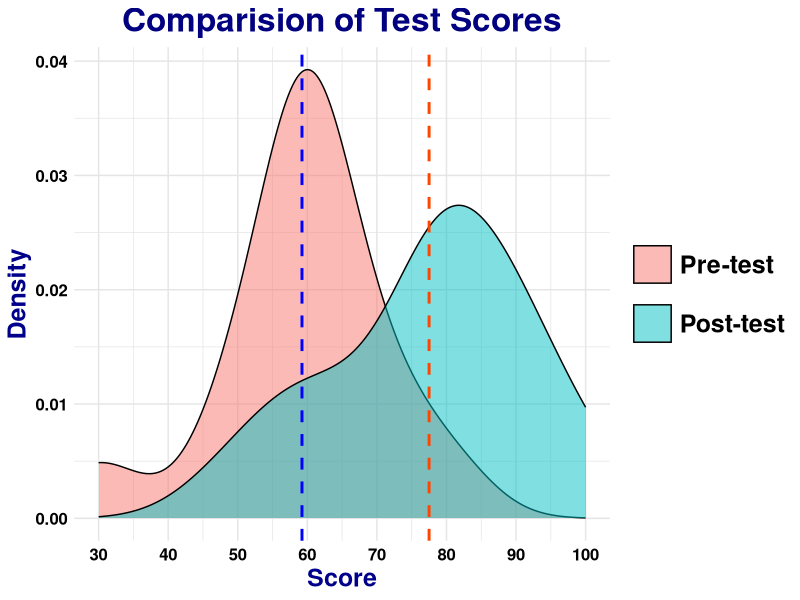
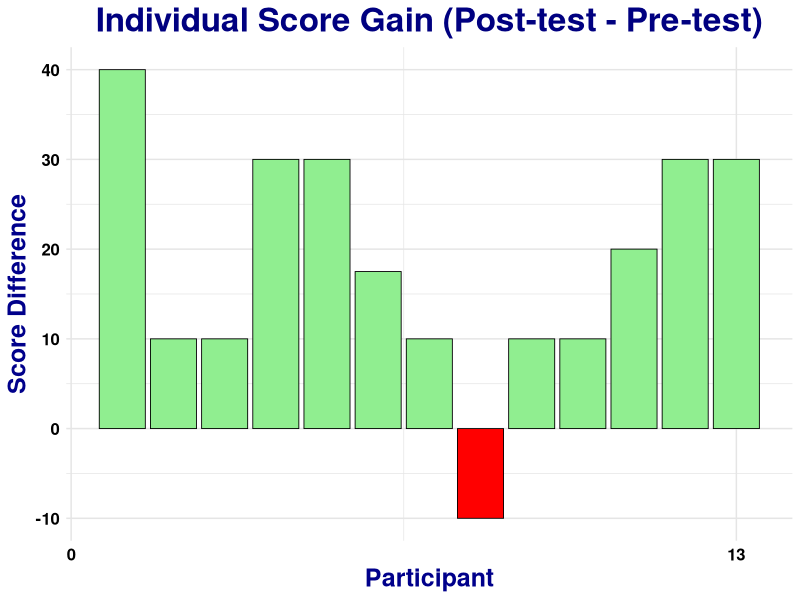
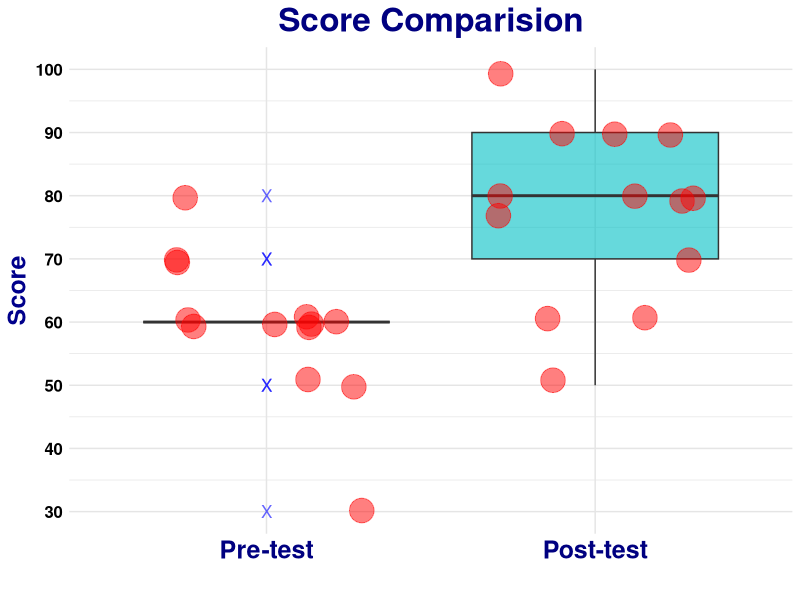
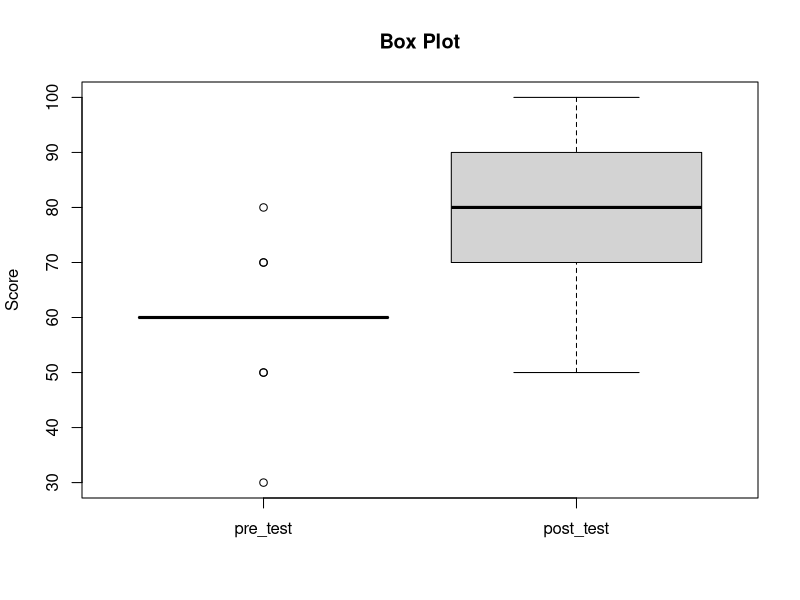
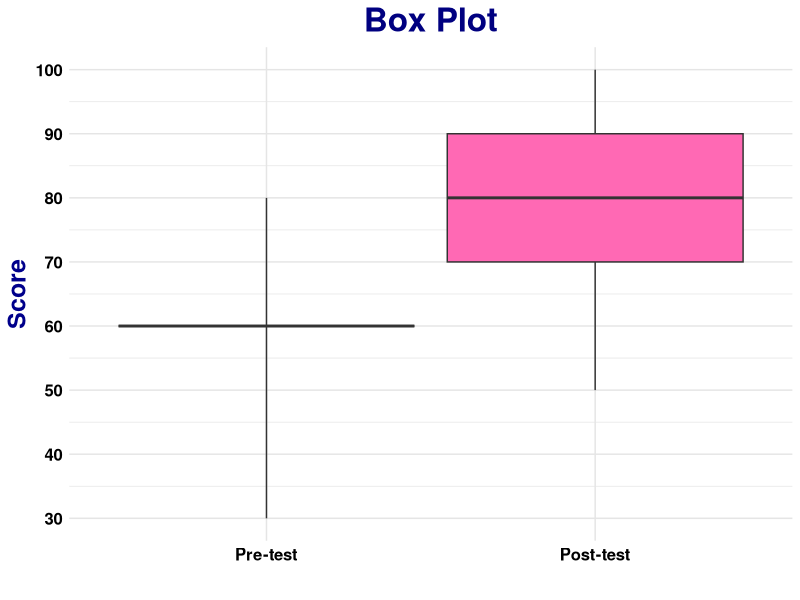

Source code (R) for these figures, in order:
setwd('D:/OneDrive/M&E/Field Programs/PME Training')

if(!require(tidyverse)) install.packages('tidyverse')
if(!require(rstatix)) install.packages('rstatix')
if(!require(readxl)) install.packages('readxl')
if(!require(ggplot2)) install.packages('ggplot2')
if(!require(reshape2)) install.packages('reshape2')
if(!require(dplyr)) install.packages('dplyr')

library(tidyverse)
library(rstatix)
library(readxl)
library(ggplot2)
library(reshape2)
library(dplyr)

data = read_excel('test_results.xlsx', sheet='bhairahawa', na = c("NA", "na", "-", ''))

data$post_test[is.na(data$post_test)] = mean(data$post_test, na.rm = TRUE)
data$pre_test[is.na(data$post_test)] = mean(data$pre_test, na.rm = TRUE)
pre_test_mean = mean(data$pre_test)
post_test_mean = mean(data$post_test)


###Reshape data for plotting

data_long = melt(data = data,
                           id.vars =c('sn', 'venue', 'participant', 'province'),
                           variable.name = 'test',
                           value.name = 'score')
data_long$score = as.numeric(as.character(data_long$score))

###ggplot theme
mytheme = theme_minimal()+
  theme(
  plot.title = element_text(color = 'navy', size = 24, hjust = 0.5, face ='bold'),
  legend.title = element_blank(),
  axis.title = element_text(face = 'bold', color = 'darkblue', size = 18),
  axis.text = element_text(face = 'bold', color ='black', size = 12),
  legend.text = element_text(face = 'bold', size = 18),
  legend.key.height = unit(1, 'cm'), legend.key.width = unit(1, 'cm'),
  legend.key.spacing.y = unit(0.5, 'cm'),
  panel.grid = element_line (color ='grey90'),
  strip.text = element_text(size = 18, color = 'navy', face ='bold')
)

###density plot
ggplot(data_long, aes(x = score, fill = test)) +
  geom_density(alpha = 0.5) +
  labs(title = "Comparision of Test Scores", x = "Score", y = "Density") +
  theme_minimal() +
  scale_fill_discrete(name = "Test Type", labels = c("Pre-test", "Post-test"))+
  geom_vline(aes(xintercept = pre_test_mean), color = "blue", linetype = "dashed", linewidth = 1) +
  geom_vline(aes(xintercept = post_test_mean), color = "orangered", linetype = "dashed", linewidth = 1) +
  scale_x_continuous(breaks =seq(30, 100, 10))+
  #facet_wrap(~venue)+
  mytheme

# Calculate differences
data = data%>%
  mutate(diff = post_test - pre_test,
         color = ifelse(diff >0, 'positive', 'negative'))
# Difference plot 
ggplot(data, aes(x = sn, y = diff, fill = color)) +
  geom_bar(stat = "identity", color ='black', size =0.3)+
  #geom_text(aes(label = round(diff, 2)), vjust = -0.5, color = "black") +
  labs(title = "Individual Score Gain (Post-test - Pre-test)", x = "Participant", y = "Score Difference")+
  theme_minimal() +
  scale_fill_manual (values = c('positive' = 'lightgreen','negative'= 'red'))+
  #facet_wrap(~venue)+
  scale_x_continuous(breaks = seq(0, 13, 13))+
  mytheme+
  theme(legend.position ='none')

###Box plot
ggplot(data_long, aes(x =test, y =score, fill = test))+
  geom_boxplot(outlier.shape ='X', outlier.size = 4, alpha =0.6, outlier.color ='blue')+
  geom_jitter(width = 0.3, size = 8, alpha = 0.5, color = "red")+
  labs(title = 'Score Comparision', x= '', y= 'Score')+
  scale_y_continuous(breaks =seq(30, 100, 10))+
  scale_x_discrete(labels=c('pre_test'= 'Pre-test', 'post_test' ="Post-test"))+
  #facet_wrap(~province)+
  mytheme+
  theme(legend.position = 'none',
        axis.text.x = element_text(color = 'navy', size =18))

###Boxplot with basic r graphics
boxplot(score~test, data =data_long,
         main ='Box Plot', 
         xlab ='',
         ylab ='Score')

###Boxplot mannual style
ggplot(data_long, aes(x = test, y = score, fill = test)) +
  stat_summary(
    fun.data = function(y) {
      return(data.frame(
        y = median(y),
        ymin = min(y),
        lower = quantile(y, 0.25),
        middle = median(y),
        upper = quantile(y, 0.75),
        ymax = max(y) )) },
    geom = "boxplot",
    fill = c("pre_test" = "blue", "post_test" = "hotpink"),
    position = position_dodge(width = 0.8) ) +
  labs(title = 'Box Plot', x = '', y = 'Score') +
  scale_y_continuous(breaks = seq(0, 100, 10)) +
  scale_x_discrete(labels = c("pre_test" = "Pre-test", "post_test" = "Post-test")) +
  mytheme
        
# Group statistics by province
province_stats = data %>%
  group_by(venue) %>%
  summarize(
    n =n(),
    pre_test_mean = mean(pre_test),
    post_test_mean = mean(post_test))
print(province_stats)

#Paired t-test (One tail)
paired_t = t.test(data$post_test, data$pre_test, paired =TRUE, alternative ='greater')
print(paired_t)

wilcox_t = wilcox.test(data$post_test, data$pre_test, paired =TRUE, alternative ='greater') 
print(wilcox_t)


###Getting ready for git-r synch
#Install git in desktop. Register the account online. 

#Git configuration in Terminal
#git config --global user.name "Your Name"
#git config --global user.email "your.email@example.com"


#### Git initialize in Terminal
#git init
#add .gitignore file in project directory

### Git add
#git add .
#git commit -m "comment"

###Create remote repository in github.

### Add remote repository
#git remote add origin url
#git branch -M main
#git push -u origin main

### Pull and push for changes
#git pull origin main ### only if things are not latest in local machine
#git add . ###after changes
#git commit -m "comment"
#git push -u origin main